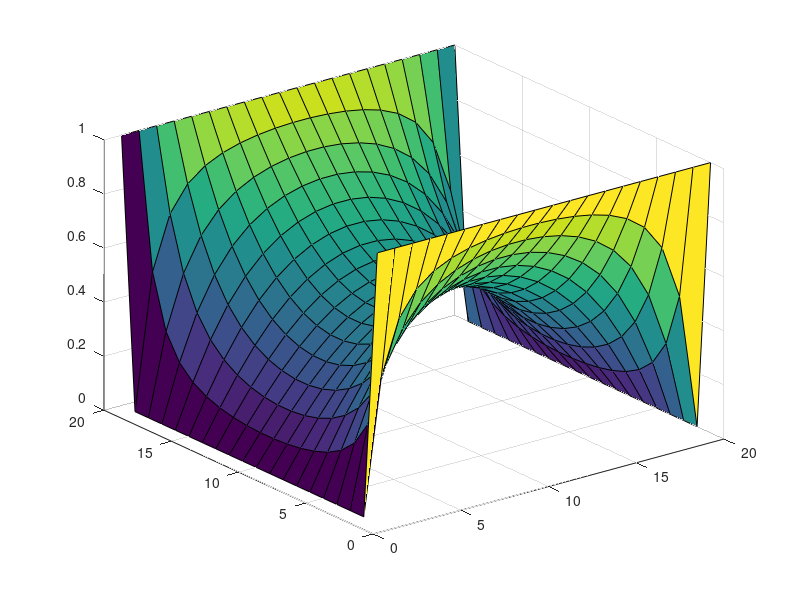
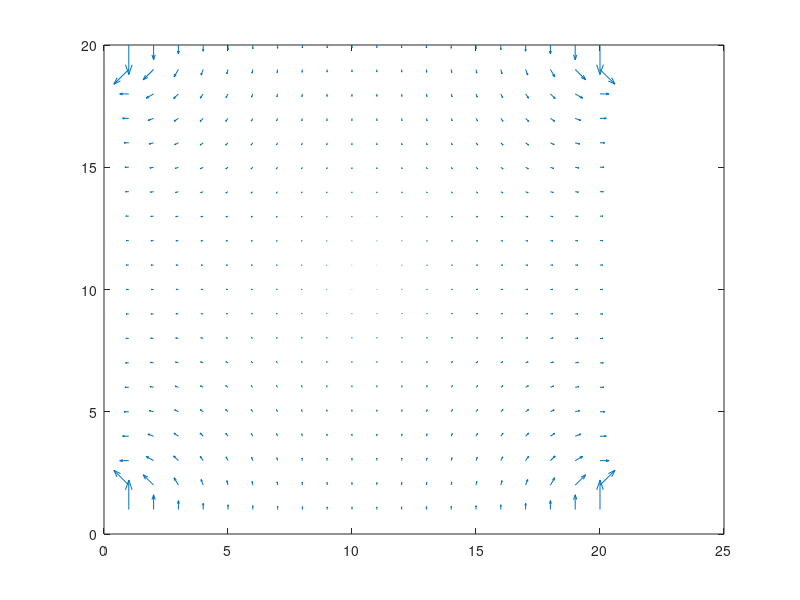

Source code (MATLAB) for these figures, in order:
% This file implement the code for ELEC 4700 PA 4
% The boundary conditions are: 1 on the left/right and 0 on top/bottom

% Clear all
clearvars
clearvars -global
close all
format shorte

% Define the size of the solution matrix
nx = 20;
ny = 20;
% Assume delta x = delta y = delta
delta = 1;

% Create the solution matrix
V = zeros(nx, ny);

% Create the mesh grid
[X, Y] = meshgrid([1:nx], [1:ny]);

% Set the maximum number of simulation iterations
numSim = 300; 
% Pause time per simulation iteration
pauseTime = 0.01;

% Loop through the simulation iterations
for iSim = 1:numSim
    % Loop through the solution matrix
    for ix = 1:nx  % Loop through the x
        for iy = 1:ny  % Loop through the y
            % Check for boundary conditions
            if ix==1
                V(ix,iy) = 1;  % Set BC to 1 on the left side
            elseif ix==nx
                V(ix,iy) = 1;  % Set BC to 1 on the right side
            elseif iy == 1  % Set BC to 0 on the bottom side
                V(ix, iy) = 0;
            elseif iy == ny  % Set BC to 0 on the top side
                V(ix, iy) = 0;
            else
                V(ix, iy) = (V(ix+1,iy) + V(ix-1,iy) + V(ix,iy+1) + V(ix,iy-1))/4;
            end
        end
    end
    % imboxfilt(V,3);
    
    % Plot the voltage surface
    surf(X,Y,V);

    % pause
    pause(pauseTime);
end

% Create the matrix for electric field
[Ex, Ey] = gradient(-V);

% Plot the electric field
figure(2)
quiver(X, Y, Ex, Ey);




